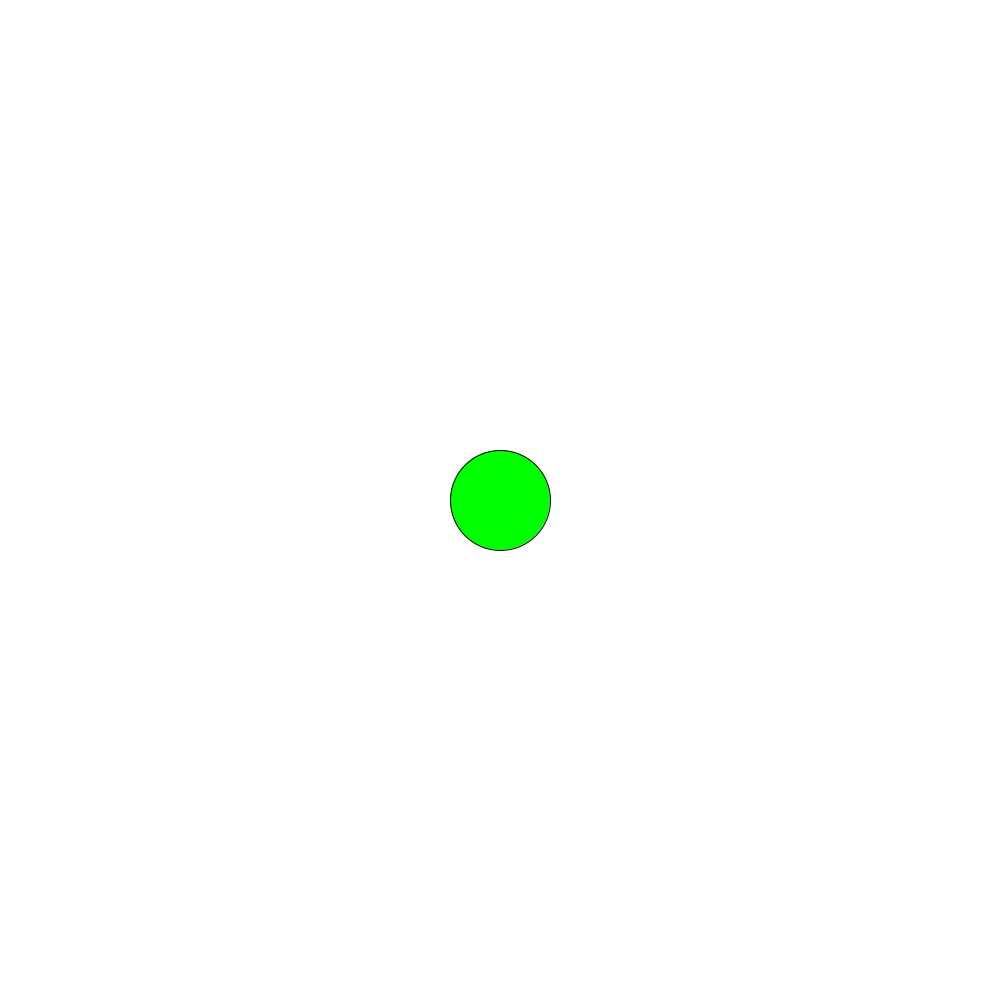
Frame 1 (no input)
Frame 60 (the mouse pressed at the canvas centre just before this capture): identical to frame 1, image omitted
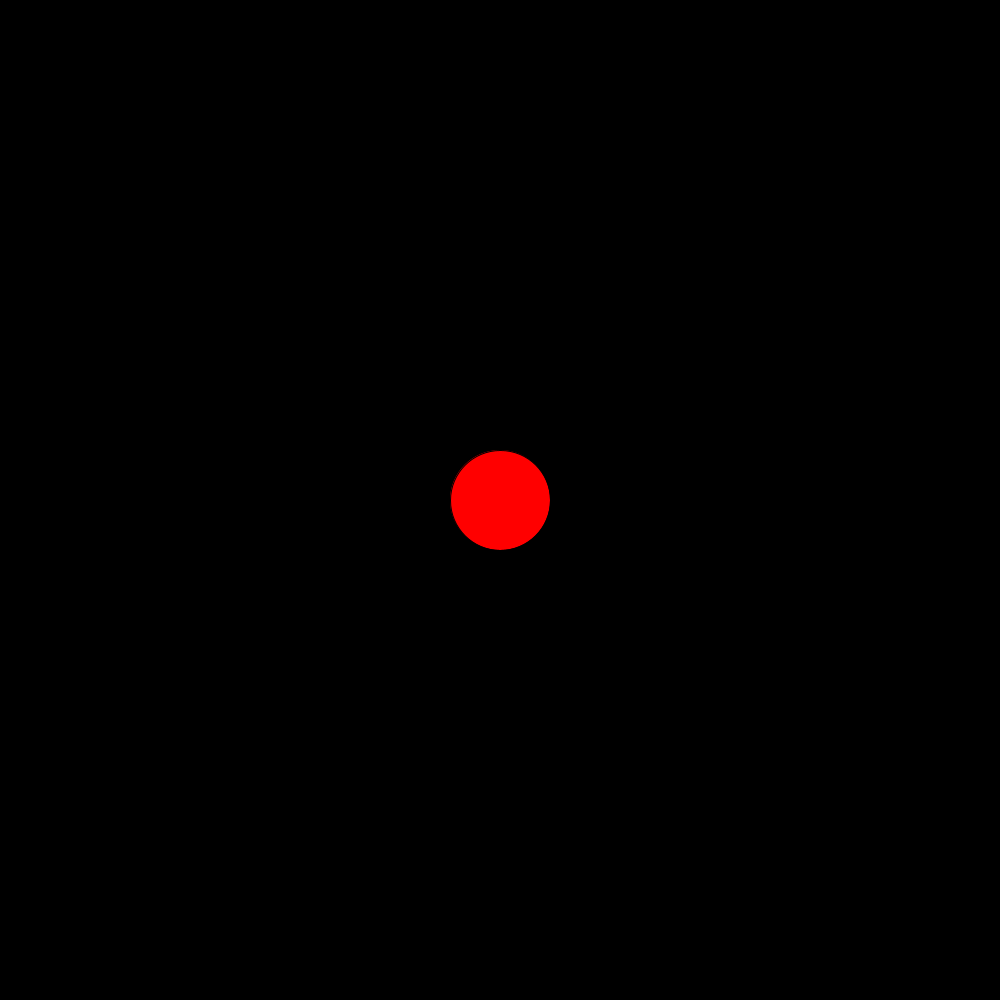
Frame 120 (the mouse held since frame 60 and released just before this capture)

The Processing sketch that drew these frames (run headless with seeded random() and noise(); from frame 60 on, the mouse is pressed at the canvas centre):

// Processing sketch: interactivebutton
// ── interactivebutton.pde
//COMPONENTS
//button placement
int x;
int y;
int size;
float dist;
boolean buttonClicked;


void setup(){
  size(1000,1000);
  x = width/2;
  y = height/2;
  size = 100;
}

void draw(){
  
  if(buttonClicked){
    background(0);
    fill(255,0,0);
  }else{
    background(255);
    fill(0,255,0);
  }
  
  ellipse(x,y,size,size);
  //dist = dist(mouseX, mouseY, x, y);
  println(calcDistance(x,y));
  
  //if(dist <= 50){
  // fill(0);
  ////}else{
  ////  fill(255);
  //}
}

void mousePressed(){
  if(calcDistance(x,y) <= 50){
    buttonClicked = !buttonClicked;
  }
}

float calcDistance(int xPos, int yPos){
  dist = dist(mouseX, mouseY, xPos, yPos);
  return dist;
  
}
